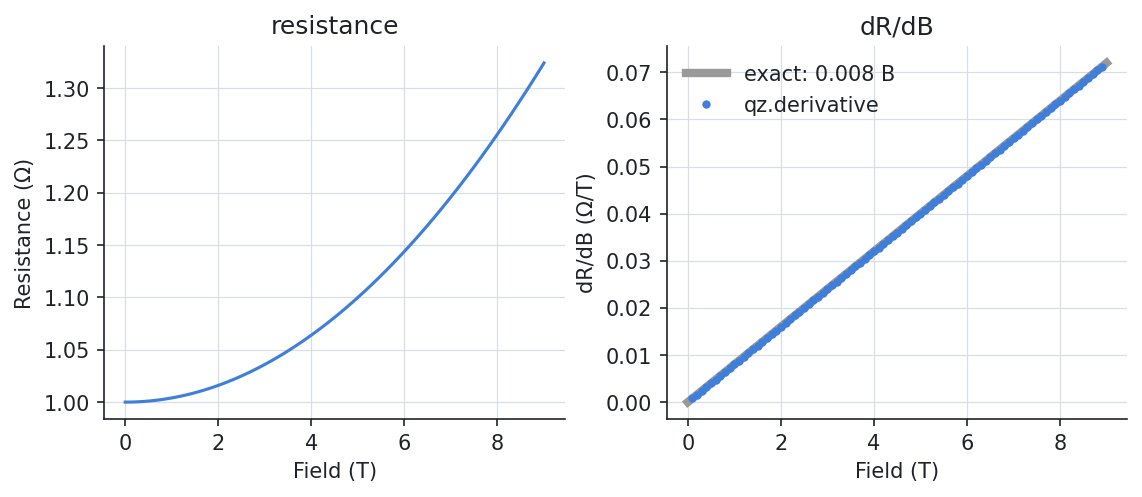

Generate this figure with Python:
from _data import clean

# --8<-- [start:example]
import quantalyze as qz

clean["dR/dB"] = qz.derivative(clean, "field", "resistance")

print(clean.head())
print(clean.tail(3))
# --8<-- [end:example]

import matplotlib.pyplot as plt

fig, (left, right) = plt.subplots(1, 2, figsize=(7.5, 3.2), layout="constrained")
left.plot(clean.field, clean.resistance, color="C0")
left.set(xlabel="Field (T)", ylabel="Resistance (Ω)", title="resistance")
right.plot(clean.field, 0.008 * clean.field, color="0.6", lw=4, label="exact: 0.008 B")
right.plot(clean.field, clean["dR/dB"], "o", ms=3, color="C0", label="qz.derivative")
right.set(xlabel="Field (T)", ylabel="dR/dB (Ω/T)", title="dR/dB")
right.legend()
